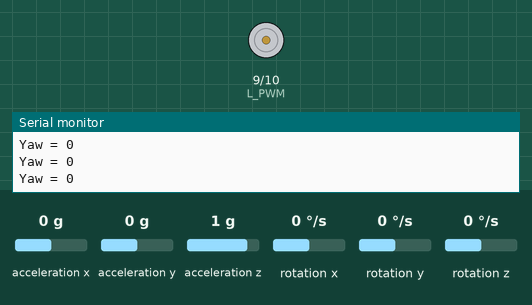
Recording of a sketch running on a simulated Arduino Uno, built with avr-gcc and run on an emulated ATmega328P. Parts: motor-driver pin pairs drawn as motors (green arrow = first pin HIGH = forward, orange = second pin HIGH = backward, longer = more drive), the last lines printed to the serial monitor. Inputs (shaded band) come from the test bench; at power-on: rotation z 0 °/s, acceleration x 0 g, acceleration y 0 g, acceleration z 1 g, rotation x 0 °/s, rotation y 0 °/s.

Above: at 3.2 s.
3.3 s: rotation z set to -100 °/s
At 4.1 s:
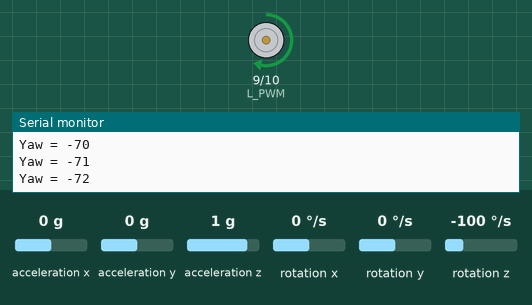
6.3 s: rotation z set to 100 °/s
9.3 s: rotation z set to 192 °/s
12.3 s: rotation z set to -192 °/s
15.3 s: rotation z set to 0 °/s
At 16.1 s:
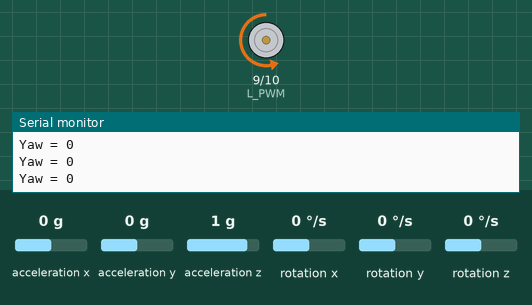
Timing chart, 0 to 17.8 s (numbered marks = the images above; inputs shaded):
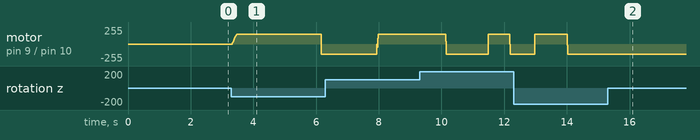

The sketch:

simplepid.ino
```cpp
int R_PWM = 10;
int L_PWM = 9;

//  Motor Direction Pins
int R_direction = 5;
int L_direction = 6;
#define Forward 1
#define Reverse 0


//IMU
#include "Wire.h"
#include <MPU6050_light.h>
MPU6050 mpu(Wire);
long int IMU_value  = 0;

//PID
float Kp = 2.5;
float Ki = 0.5;
float Kd = 2;
int P, I, D, lastError = 0;

//Increasing the maxspeed can damage the motors - at a value of 255 the 6V motors will receive 7,4 V
const uint8_t maxspeeda = 150, maxspeedb = 150,  basespeeda = 100,  basespeedb = 100;


void setup()
{ Serial.begin(9600);

  //IMU
  Wire.begin();
  byte status = mpu.begin();
  while(status!=0){ } // stop everything if could not connect to MPU6050
  Serial.println(F("Calculating offsets, do not move MPU6050"));
  delay(1000);
  mpu.calcOffsets();  // gyro


}

void loop()
{ //IMU
  mpu.update();
  IMU_value = mpu.getAngleZ();
  Serial.print("Yaw = ");  Serial.println(IMU_value);


  PID_control();

}
void PID_control()
{
  int error = 0 - IMU_value;
  P = error;
  I = I + error;
  D = error - lastError;
  lastError = error;
  int motorspeed = P*Kp + I*Ki + D*Kd;

  int motorspeeda = basespeeda + motorspeed;
  int motorspeedb = basespeedb - motorspeed;

  if (motorspeeda > maxspeeda)
  {   motorspeeda = maxspeeda;  }
  if (motorspeedb > maxspeedb)
  {   motorspeedb = maxspeedb;  }
  if (motorspeeda < 0)
  {   motorspeeda = 0;          }
  if (motorspeedb < 0)
  {   motorspeedb = 0;          }

  forward_brake(motorspeeda, motorspeedb);
}
void forward_brake(int posa, int posb)
 { digitalWrite( L_direction, Forward);
  digitalWrite(R_direction, Forward);
  analogWrite ( L_PWM , posa);
  analogWrite (R_PWM , posb);
}
```

Measured:
- after the input at 3.3 s, motor on pin 9 (L_PWM) / pin 10 (R_PWM): rises from stopped to forward 150/255 in 0.15 s, then falls to backward 150/255 in 2.7 s
- after the input at 15.3 s, motor on pin 9 (L_PWM) / pin 10 (R_PWM): stays backward 150/255 (without the input it goes to backward 134/255 after 1.2 s)
